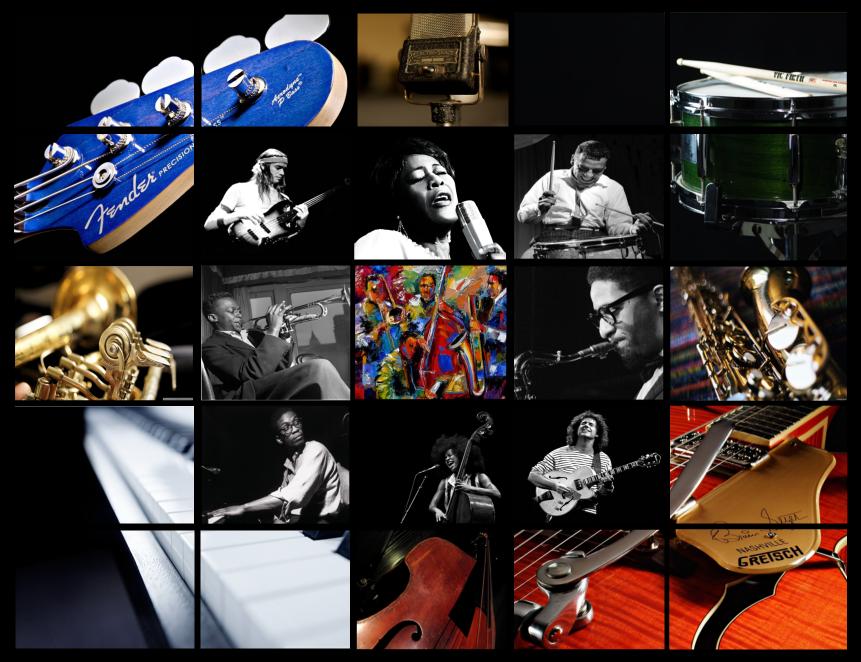
#> input picture Resources/Collage Jazz.png, 1722 x 1324 px (shown at 1/2 size)
$ python chapter3.py
#> lines starting #> are read from the running program, lines starting #| are printed output that depends on the picture
# Chapter 3: Crop (recorta) and Resize
import cv2
# Nota: En OpenCv, las coordenadas (0, 0) están arriba a la izquierda en la imagen, por lo que el eje Y tiene sentido POSITIVO hacia ABAJO. El eje X tiene sentido positivo hacia la derecha
img = cv2.imread("Resources/Collage Jazz.png")
#> img is the input picture: shape (1324, 1722, 3); mean B, G, R 52.3, 53.8, 63.2
print(img.shape)    # Muestra el tamaño de la imagen: (Alto, Ancho, Canales (BGR))
#| (1324, 1722, 3)

imgResize = cv2.resize(img, (350,240))  # Cambia el tamaño: (Ancho, Alto) -> Al revés que el return de la función shape
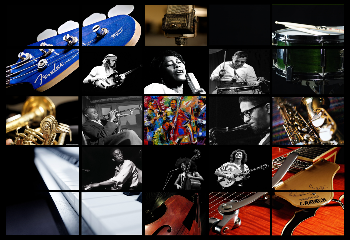
#> imgResize: shape (240, 350, 3); mean B, G, R 52.3, 53.8, 63.2
print(imgResize.shape)
#| (240, 350, 3)

imgCropped = img[0:200, 200:500]  # Recorta la imagen. En la matriz se pone qué píxeles se desea conservar. Conserva los primeros 200 píxeles de ancho y la coordenada y entre 200 y 500
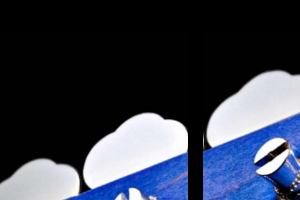
#> imgCropped: shape (200, 300, 3); mean B, G, R 75.9, 60.9, 54.7
print(imgCropped.shape)
#| (200, 300, 3)

cv2.imshow("ImagenOriginal", img)
cv2.imshow("ImagenResize", imgResize)
cv2.imshow("ImagenRecortada", imgCropped)
cv2.waitKey(0)

$ run again, with Resources/QUEEN.jpg saved as Resources/Collage Jazz.png
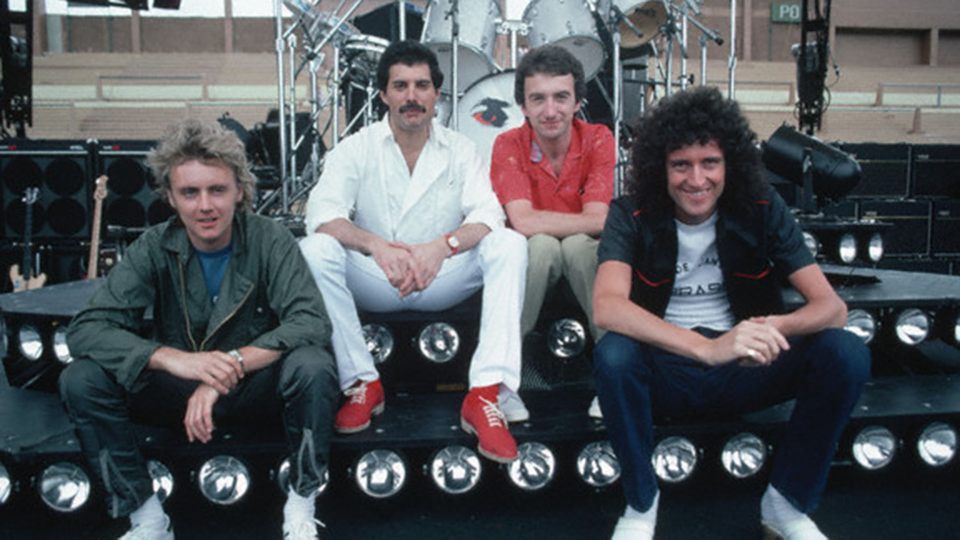
#> input picture Resources/QUEEN.jpg, 1920 x 1079 px (shown at 1/2 size)
#> img is the input picture: shape (1079, 1920, 3); mean B, G, R 90.4, 86.3, 83.2
#| (1079, 1920, 3)
#> `imgResize = cv2.resize(img, (350,240))`:
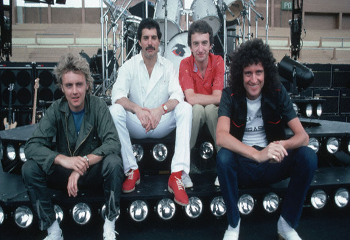
#> imgResize: shape (240, 350, 3); mean B, G, R 90.3, 86.2, 83.1
#| (240, 350, 3)
#> `imgCropped = img[0:200, 200:500]`:
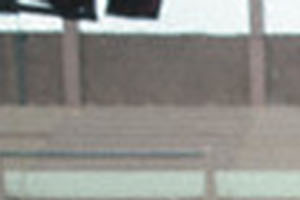
#> imgCropped: shape (200, 300, 3); mean B, G, R 139.7, 144.2, 144.3
#| (200, 300, 3)
